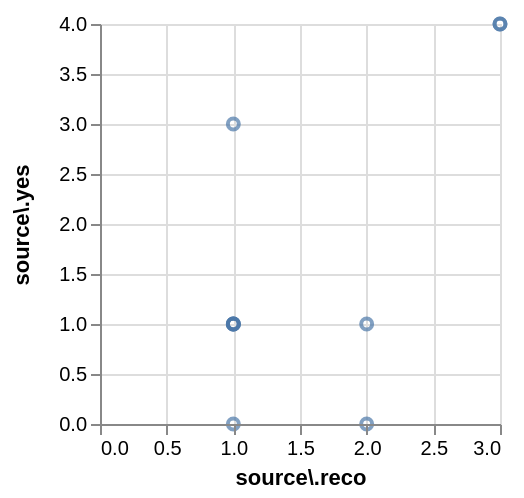

Specify this chart in Vega-Lite:
### Vega specification from a JSON file in a GitHub repository (floating-point values rounded to 4 significant figures)
{"$schema": "https://vega.github.io/schema/vega/v4.json", "autosize": "pad", "padding": 5, "width": 200, "height": 200, "style": "cell", "data": [{"name": "source_0", "values": {"hits": {"hits": [{"source.reco": 2, "source.yes": 1}, {"source.reco": 3, "source.yes": 4}, {"source.reco": 2, "source.yes": 0}, {"source.reco": 1, "source.yes": 3}, {"source.reco": 3, "source.yes": 4}, {"source.reco": 1, "source.yes": 1}, {"source.reco": 1, "source.yes": 1}, {"source.reco": 1, "source.yes": 1}, {"source.reco": 1, "source.yes": 0}, {"source.reco": 1, "source.yes": 1}]}}, "format": {"property": "hits.hits"}}], "marks": [{"name": "marks", "type": "symbol", "style": ["point"], "from": {"data": "source_0"}, "encode": {"update": {"opacity": {"value": 0.7}, "fill": [{"test": "datum[\"source.reco\"] === null || isNaN(datum[\"source.reco\"]) || datum[\"source.yes\"] === null || isNaN(datum[\"source.yes\"])", "value": null}, {"value": "transparent"}], "stroke": [{"test": "datum[\"source.reco\"] === null || isNaN(datum[\"source.reco\"]) || datum[\"source.yes\"] === null || isNaN(datum[\"source.yes\"])", "value": null}, {"value": "#4c78a8"}], "tooltip": {"signal": "{\"source\\\\.reco\": format(datum[\"source.reco\"], \"\"), \"source\\\\.yes\": format(datum[\"source.yes\"], \"\")}"}, "x": {"scale": "x", "field": "source\\.reco"}, "y": {"scale": "y", "field": "source\\.yes"}}}}], "scales": [{"name": "x", "type": "linear", "domain": {"data": "source_0", "field": "source\\.reco"}, "range": [0, {"signal": "width"}], "nice": true, "zero": true}, {"name": "y", "type": "linear", "domain": {"data": "source_0", "field": "source\\.yes"}, "range": [{"signal": "height"}, 0], "nice": true, "zero": true}], "axes": [{"scale": "x", "orient": "bottom", "grid": false, "title": "source\\.reco", "labelFlush": true, "labelOverlap": true, "tickCount": {"signal": "floor(width/40) + 1"}, "zindex": 1}, {"scale": "x", "orient": "bottom", "gridScale": "y", "grid": true, "tickCount": {"signal": "floor(width/40) + 1"}, "domain": false, "labels": false, "maxExtent": 0, "minExtent": 0, "ticks": false, "zindex": 0}, {"scale": "y", "orient": "left", "grid": false, "title": "source\\.yes", "labelOverlap": true, "tickCount": {"signal": "floor(height/40) + 1"}, "zindex": 1}, {"scale": "y", "orient": "left", "gridScale": "x", "grid": true, "tickCount": {"signal": "floor(height/40) + 1"}, "domain": false, "labels": false, "maxExtent": 0, "minExtent": 0, "ticks": false, "zindex": 0}], "config": {"axisY": {"minExtent": 30}}}
